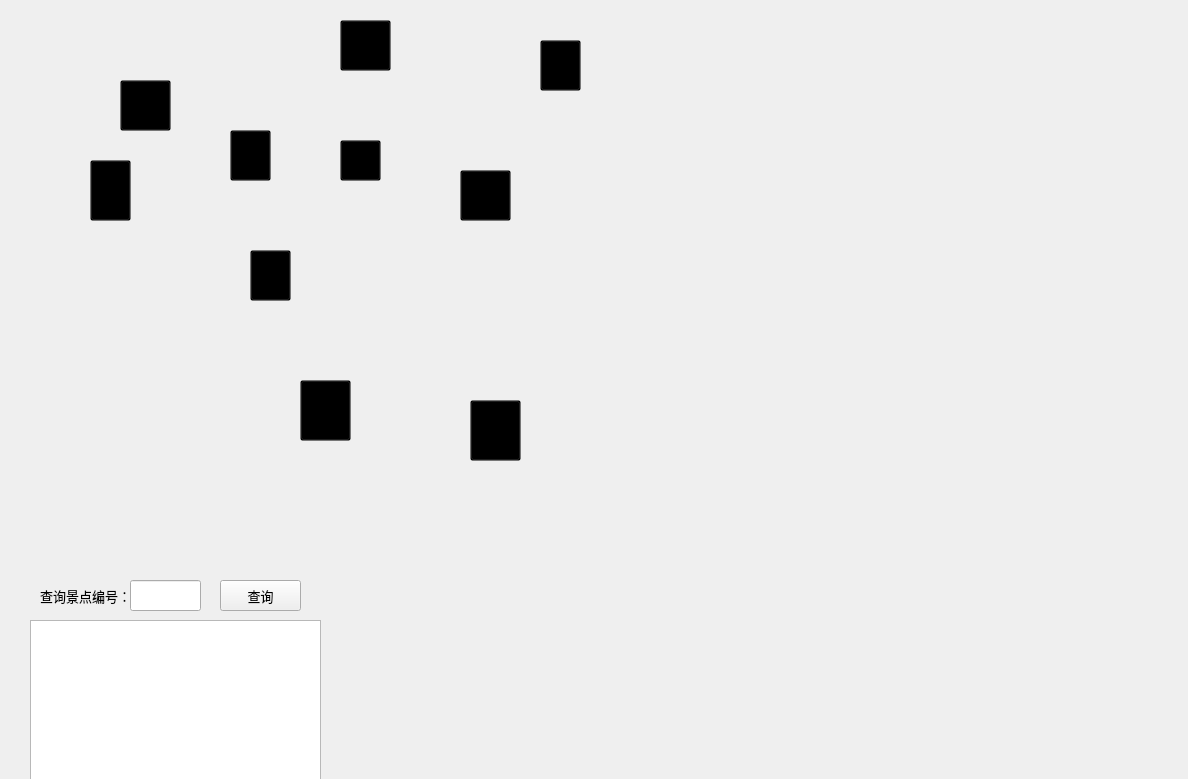
<?xml version="1.0" encoding="UTF-8"?>
<ui version="4.0">
 <class>Inquiry</class>
 <widget class="QWidget" name="Inquiry">
  <property name="geometry">
   <rect>
    <x>0</x>
    <y>0</y>
    <width>1188</width>
    <height>779</height>
   </rect>
  </property>
  <property name="windowTitle">
   <string>Form</string>
  </property>
  <widget class="QLabel" name="label_2">
   <property name="geometry">
    <rect>
     <x>40</x>
     <y>580</y>
     <width>91</width>
     <height>31</height>
    </rect>
   </property>
   <property name="font">
    <font>
     <family>黑体</family>
     <pointsize>10</pointsize>
    </font>
   </property>
   <property name="text">
    <string>查询景点编号：</string>
   </property>
  </widget>
  <widget class="QLineEdit" name="lineEdit_num">
   <property name="geometry">
    <rect>
     <x>130</x>
     <y>580</y>
     <width>71</width>
     <height>31</height>
    </rect>
   </property>
  </widget>
  <widget class="QTextEdit" name="textEdit">
   <property name="geometry">
    <rect>
     <x>30</x>
     <y>620</y>
     <width>291</width>
     <height>161</height>
    </rect>
   </property>
   <property name="font">
    <font>
     <family>黑体</family>
     <pointsize>11</pointsize>
     <bold>false</bold>
    </font>
   </property>
  </widget>
  <widget class="QLabel" name="label_picture">
   <property name="geometry">
    <rect>
     <x>460</x>
     <y>580</y>
     <width>241</width>
     <height>191</height>
    </rect>
   </property>
   <property name="text">
    <string/>
   </property>
  </widget>
  <widget class="QPushButton" name="pushButton_inquiry">
   <property name="geometry">
    <rect>
     <x>220</x>
     <y>580</y>
     <width>81</width>
     <height>31</height>
    </rect>
   </property>
   <property name="font">
    <font>
     <family>黑体</family>
     <pointsize>10</pointsize>
    </font>
   </property>
   <property name="text">
    <string>查询</string>
   </property>
  </widget>
  <widget class="QPushButton" name="spot10">
   <property name="geometry">
    <rect>
     <x>90</x>
     <y>160</y>
     <width>41</width>
     <height>61</height>
    </rect>
   </property>
   <property name="styleSheet">
    <string notr="true">background-color: rgba(0, 0, 0, 0);</string>
   </property>
   <property name="text">
    <string/>
   </property>
   <property name="icon">
    <iconset>
     <normaloff>C:/Users/lenovo/Desktop/红.png</normaloff>C:/Users/lenovo/Desktop/红.png</iconset>
   </property>
   <property name="iconSize">
    <size>
     <width>45</width>
     <height>45</height>
    </size>
   </property>
  </widget>
  <widget class="QPushButton" name="spot5">
   <property name="geometry">
    <rect>
     <x>340</x>
     <y>140</y>
     <width>41</width>
     <height>41</height>
    </rect>
   </property>
   <property name="styleSheet">
    <string notr="true">background-color: rgba(0, 0, 0, 0);</string>
   </property>
   <property name="text">
    <string/>
   </property>
   <property name="icon">
    <iconset>
     <normaloff>C:/Users/lenovo/Desktop/红.png</normaloff>C:/Users/lenovo/Desktop/红.png</iconset>
   </property>
   <property name="iconSize">
    <size>
     <width>45</width>
     <height>45</height>
    </size>
   </property>
  </widget>
  <widget class="QPushButton" name="spot6">
   <property name="geometry">
    <rect>
     <x>460</x>
     <y>170</y>
     <width>51</width>
     <height>51</height>
    </rect>
   </property>
   <property name="styleSheet">
    <string notr="true">background-color: rgba(0, 0, 0, 0);</string>
   </property>
   <property name="text">
    <string/>
   </property>
   <property name="icon">
    <iconset>
     <normaloff>C:/Users/lenovo/Desktop/红.png</normaloff>C:/Users/lenovo/Desktop/红.png</iconset>
   </property>
   <property name="iconSize">
    <size>
     <width>45</width>
     <height>45</height>
    </size>
   </property>
  </widget>
  <widget class="QPushButton" name="spot8">
   <property name="geometry">
    <rect>
     <x>470</x>
     <y>400</y>
     <width>51</width>
     <height>61</height>
    </rect>
   </property>
   <property name="styleSheet">
    <string notr="true">background-color: rgba(0, 0, 0, 0);</string>
   </property>
   <property name="text">
    <string/>
   </property>
   <property name="icon">
    <iconset>
     <normaloff>C:/Users/lenovo/Desktop/红.png</normaloff>C:/Users/lenovo/Desktop/红.png</iconset>
   </property>
   <property name="iconSize">
    <size>
     <width>45</width>
     <height>45</height>
    </size>
   </property>
  </widget>
  <widget class="QPushButton" name="spot7">
   <property name="geometry">
    <rect>
     <x>250</x>
     <y>250</y>
     <width>41</width>
     <height>51</height>
    </rect>
   </property>
   <property name="styleSheet">
    <string notr="true">background-color: rgba(0, 0, 0, 0);</string>
   </property>
   <property name="text">
    <string/>
   </property>
   <property name="icon">
    <iconset>
     <normaloff>C:/Users/lenovo/Desktop/红.png</normaloff>C:/Users/lenovo/Desktop/红.png</iconset>
   </property>
   <property name="iconSize">
    <size>
     <width>45</width>
     <height>45</height>
    </size>
   </property>
  </widget>
  <widget class="QPushButton" name="spot3">
   <property name="geometry">
    <rect>
     <x>540</x>
     <y>40</y>
     <width>41</width>
     <height>51</height>
    </rect>
   </property>
   <property name="styleSheet">
    <string notr="true">background-color: rgba(0, 0, 0, 0);</string>
   </property>
   <property name="text">
    <string/>
   </property>
   <property name="icon">
    <iconset>
     <normaloff>C:/Users/lenovo/Desktop/红.png</normaloff>C:/Users/lenovo/Desktop/红.png</iconset>
   </property>
   <property name="iconSize">
    <size>
     <width>45</width>
     <height>45</height>
    </size>
   </property>
  </widget>
  <widget class="QPushButton" name="spot9">
   <property name="geometry">
    <rect>
     <x>300</x>
     <y>380</y>
     <width>51</width>
     <height>61</height>
    </rect>
   </property>
   <property name="styleSheet">
    <string notr="true">background-color: rgba(0, 0, 0, 0);</string>
   </property>
   <property name="text">
    <string/>
   </property>
   <property name="icon">
    <iconset>
     <normaloff>C:/Users/lenovo/Desktop/红.png</normaloff>C:/Users/lenovo/Desktop/红.png</iconset>
   </property>
   <property name="iconSize">
    <size>
     <width>45</width>
     <height>45</height>
    </size>
   </property>
  </widget>
  <widget class="QPushButton" name="spot2">
   <property name="geometry">
    <rect>
     <x>340</x>
     <y>20</y>
     <width>51</width>
     <height>51</height>
    </rect>
   </property>
   <property name="styleSheet">
    <string notr="true">background-color: rgba(0, 0, 0, 0);</string>
   </property>
   <property name="text">
    <string/>
   </property>
   <property name="icon">
    <iconset>
     <normaloff>C:/Users/lenovo/Desktop/红.png</normaloff>C:/Users/lenovo/Desktop/红.png</iconset>
   </property>
   <property name="iconSize">
    <size>
     <width>45</width>
     <height>45</height>
    </size>
   </property>
  </widget>
  <widget class="QPushButton" name="spot4">
   <property name="geometry">
    <rect>
     <x>230</x>
     <y>130</y>
     <width>41</width>
     <height>51</height>
    </rect>
   </property>
   <property name="styleSheet">
    <string notr="true">background-color: rgba(0, 0, 0, 0);</string>
   </property>
   <property name="text">
    <string/>
   </property>
   <property name="icon">
    <iconset>
     <normaloff>C:/Users/lenovo/Desktop/红.png</normaloff>C:/Users/lenovo/Desktop/红.png</iconset>
   </property>
   <property name="iconSize">
    <size>
     <width>50</width>
     <height>50</height>
    </size>
   </property>
  </widget>
  <widget class="QPushButton" name="spot1">
   <property name="geometry">
    <rect>
     <x>120</x>
     <y>80</y>
     <width>51</width>
     <height>51</height>
    </rect>
   </property>
   <property name="styleSheet">
    <string notr="true">background-color: rgba(0, 0, 0, 0);</string>
   </property>
   <property name="text">
    <string/>
   </property>
   <property name="icon">
    <iconset>
     <normaloff>C:/Users/lenovo/Desktop/红.png</normaloff>C:/Users/lenovo/Desktop/红.png</iconset>
   </property>
   <property name="iconSize">
    <size>
     <width>45</width>
     <height>45</height>
    </size>
   </property>
  </widget>
  <widget class="QLabel" name="label_8">
   <property name="geometry">
    <rect>
     <x>-60</x>
     <y>0</y>
     <width>761</width>
     <height>571</height>
    </rect>
   </property>
   <property name="text">
    <string/>
   </property>
   <property name="pixmap">
    <pixmap>C:/Users/lenovo/Desktop/bjtu01.jpg</pixmap>
   </property>
   <property name="scaledContents">
    <bool>true</bool>
   </property>
  </widget>
  <zorder>label_8</zorder>
  <zorder>label_2</zorder>
  <zorder>lineEdit_num</zorder>
  <zorder>textEdit</zorder>
  <zorder>label_picture</zorder>
  <zorder>pushButton_inquiry</zorder>
  <zorder>spot10</zorder>
  <zorder>spot5</zorder>
  <zorder>spot6</zorder>
  <zorder>spot8</zorder>
  <zorder>spot7</zorder>
  <zorder>spot3</zorder>
  <zorder>spot9</zorder>
  <zorder>spot2</zorder>
  <zorder>spot4</zorder>
  <zorder>spot1</zorder>
 </widget>
 <resources/>
 <connections/>
</ui>
